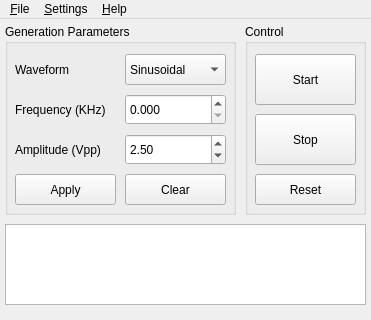
<?xml version="1.0" encoding="UTF-8"?>
<ui version="4.0">
 <class>MainWindow</class>
 <widget class="QMainWindow" name="MainWindow">
  <property name="geometry">
   <rect>
    <x>0</x>
    <y>0</y>
    <width>371</width>
    <height>320</height>
   </rect>
  </property>
  <property name="minimumSize">
   <size>
    <width>371</width>
    <height>320</height>
   </size>
  </property>
  <property name="maximumSize">
   <size>
    <width>371</width>
    <height>320</height>
   </size>
  </property>
  <property name="windowTitle">
   <string>GF1 Function Generator</string>
  </property>
  <property name="windowIcon">
   <iconset resource="resources.qrc">
    <normaloff>:/icons/icons/active64.png</normaloff>
    <normalon>:/icons/icons/active64.png</normalon>
    <disabledoff>:/icons/icons/greyed64.png</disabledoff>
    <disabledon>:/icons/icons/greyed64.png</disabledon>
    <activeoff>:/icons/icons/active64.png</activeoff>
    <activeon>:/icons/icons/active64.png</activeon>
    <selectedoff>:/icons/icons/selected64.png</selectedoff>
    <selectedon>:/icons/icons/selected64.png</selectedon>:/icons/icons/active64.png</iconset>
  </property>
  <property name="locale">
   <locale language="English" country="UnitedStates"/>
  </property>
  <widget class="QWidget" name="centralWidget">
   <widget class="QTextBrowser" name="textBrowserCommand">
    <property name="geometry">
     <rect>
      <x>5</x>
      <y>205</y>
      <width>361</width>
      <height>81</height>
     </rect>
    </property>
    <property name="html">
     <string>&lt;!DOCTYPE HTML PUBLIC &quot;-//W3C//DTD HTML 4.0//EN&quot; &quot;http://www.w3.org/TR/REC-html40/strict.dtd&quot;&gt;
&lt;html&gt;&lt;head&gt;&lt;meta name=&quot;qrichtext&quot; content=&quot;1&quot; /&gt;&lt;style type=&quot;text/css&quot;&gt;
p, li { white-space: pre-wrap; }
&lt;/style&gt;&lt;/head&gt;&lt;body style=&quot; font-family:'Noto Sans'; font-size:10pt; font-weight:400; font-style:normal;&quot;&gt;
&lt;p style=&quot;-qt-paragraph-type:empty; margin-top:0px; margin-bottom:0px; margin-left:0px; margin-right:0px; -qt-block-indent:0; text-indent:0px;&quot;&gt;&lt;br /&gt;&lt;/p&gt;&lt;/body&gt;&lt;/html&gt;</string>
    </property>
   </widget>
   <widget class="QGroupBox" name="groupBoxGenParams">
    <property name="geometry">
     <rect>
      <x>5</x>
      <y>5</y>
      <width>231</width>
      <height>191</height>
     </rect>
    </property>
    <property name="title">
     <string>Generation Parameters</string>
    </property>
    <widget class="QComboBox" name="comboBoxWave">
     <property name="geometry">
      <rect>
       <x>120</x>
       <y>30</y>
       <width>101</width>
       <height>31</height>
      </rect>
     </property>
     <item>
      <property name="text">
       <string>Sinusoidal</string>
      </property>
     </item>
     <item>
      <property name="text">
       <string>Triangular</string>
      </property>
     </item>
    </widget>
    <widget class="QDoubleSpinBox" name="doubleSpinBoxFreq">
     <property name="geometry">
      <rect>
       <x>120</x>
       <y>70</y>
       <width>101</width>
       <height>31</height>
      </rect>
     </property>
     <property name="decimals">
      <number>3</number>
     </property>
     <property name="maximum">
      <double>25000.000000000000000</double>
     </property>
     <property name="singleStep">
      <double>1.000000000000000</double>
     </property>
    </widget>
    <widget class="QDoubleSpinBox" name="doubleSpinBoxAmp">
     <property name="geometry">
      <rect>
       <x>120</x>
       <y>110</y>
       <width>101</width>
       <height>31</height>
      </rect>
     </property>
     <property name="decimals">
      <number>2</number>
     </property>
     <property name="maximum">
      <double>5.000000000000000</double>
     </property>
     <property name="singleStep">
      <double>0.100000000000000</double>
     </property>
     <property name="value">
      <double>2.500000000000000</double>
     </property>
    </widget>
    <widget class="QLabel" name="labelWave">
     <property name="geometry">
      <rect>
       <x>10</x>
       <y>28</y>
       <width>101</width>
       <height>35</height>
      </rect>
     </property>
     <property name="text">
      <string>Waveform</string>
     </property>
     <property name="wordWrap">
      <bool>true</bool>
     </property>
    </widget>
    <widget class="QLabel" name="labelFreq">
     <property name="geometry">
      <rect>
       <x>10</x>
       <y>68</y>
       <width>101</width>
       <height>35</height>
      </rect>
     </property>
     <property name="text">
      <string>Frequency (KHz)</string>
     </property>
     <property name="wordWrap">
      <bool>true</bool>
     </property>
    </widget>
    <widget class="QLabel" name="labelAmp">
     <property name="geometry">
      <rect>
       <x>10</x>
       <y>108</y>
       <width>101</width>
       <height>35</height>
      </rect>
     </property>
     <property name="text">
      <string>Amplitude (Vpp)</string>
     </property>
     <property name="wordWrap">
      <bool>true</bool>
     </property>
    </widget>
    <widget class="QPushButton" name="pushButtonClear">
     <property name="geometry">
      <rect>
       <x>120</x>
       <y>150</y>
       <width>101</width>
       <height>31</height>
      </rect>
     </property>
     <property name="text">
      <string>Clear</string>
     </property>
    </widget>
    <widget class="QPushButton" name="pushButtonApply">
     <property name="geometry">
      <rect>
       <x>10</x>
       <y>150</y>
       <width>101</width>
       <height>31</height>
      </rect>
     </property>
     <property name="text">
      <string>Apply</string>
     </property>
    </widget>
   </widget>
   <widget class="QGroupBox" name="groupBoxControl">
    <property name="geometry">
     <rect>
      <x>245</x>
      <y>5</y>
      <width>121</width>
      <height>191</height>
     </rect>
    </property>
    <property name="title">
     <string>Control</string>
    </property>
    <widget class="QPushButton" name="pushButtonStart">
     <property name="geometry">
      <rect>
       <x>10</x>
       <y>30</y>
       <width>101</width>
       <height>51</height>
      </rect>
     </property>
     <property name="text">
      <string>Start</string>
     </property>
    </widget>
    <widget class="QPushButton" name="pushButtonStop">
     <property name="geometry">
      <rect>
       <x>10</x>
       <y>90</y>
       <width>101</width>
       <height>51</height>
      </rect>
     </property>
     <property name="text">
      <string>Stop</string>
     </property>
    </widget>
    <widget class="QPushButton" name="pushButtonReset">
     <property name="geometry">
      <rect>
       <x>10</x>
       <y>150</y>
       <width>101</width>
       <height>31</height>
      </rect>
     </property>
     <property name="text">
      <string>Reset</string>
     </property>
    </widget>
   </widget>
  </widget>
  <widget class="QMenuBar" name="menuBar">
   <property name="geometry">
    <rect>
     <x>0</x>
     <y>0</y>
     <width>371</width>
     <height>29</height>
    </rect>
   </property>
   <widget class="QMenu" name="menuFile">
    <property name="title">
     <string>&amp;File</string>
    </property>
    <addaction name="actionQuit"/>
   </widget>
   <widget class="QMenu" name="menuHelp">
    <property name="title">
     <string>&amp;Help</string>
    </property>
    <addaction name="actionAbout"/>
   </widget>
   <widget class="QMenu" name="menuSettings">
    <property name="title">
     <string>&amp;Settings</string>
    </property>
    <addaction name="actionAutoApply"/>
    <addaction name="actionResetClear"/>
   </widget>
   <addaction name="menuFile"/>
   <addaction name="menuSettings"/>
   <addaction name="menuHelp"/>
  </widget>
  <action name="actionQuit">
   <property name="text">
    <string>&amp;Quit</string>
   </property>
   <property name="toolTip">
    <string>Quit</string>
   </property>
   <property name="shortcut">
    <string>Ctrl+Q</string>
   </property>
  </action>
  <action name="actionAbout">
   <property name="text">
    <string>&amp;About GF1 GUI</string>
   </property>
  </action>
  <action name="actionAutoApply">
   <property name="checkable">
    <bool>true</bool>
   </property>
   <property name="text">
    <string>&amp;Auto apply changes</string>
   </property>
  </action>
  <action name="actionResetClear">
   <property name="checkable">
    <bool>true</bool>
   </property>
   <property name="checked">
    <bool>true</bool>
   </property>
   <property name="text">
    <string>&amp;Clear after reset</string>
   </property>
  </action>
 </widget>
 <layoutdefault spacing="6" margin="11"/>
 <resources>
  <include location="resources.qrc"/>
 </resources>
 <connections>
  <connection>
   <sender>actionQuit</sender>
   <signal>triggered()</signal>
   <receiver>MainWindow</receiver>
   <slot>close()</slot>
   <hints>
    <hint type="sourcelabel">
     <x>-1</x>
     <y>-1</y>
    </hint>
    <hint type="destinationlabel">
     <x>170</x>
     <y>159</y>
    </hint>
   </hints>
  </connection>
 </connections>
</ui>
